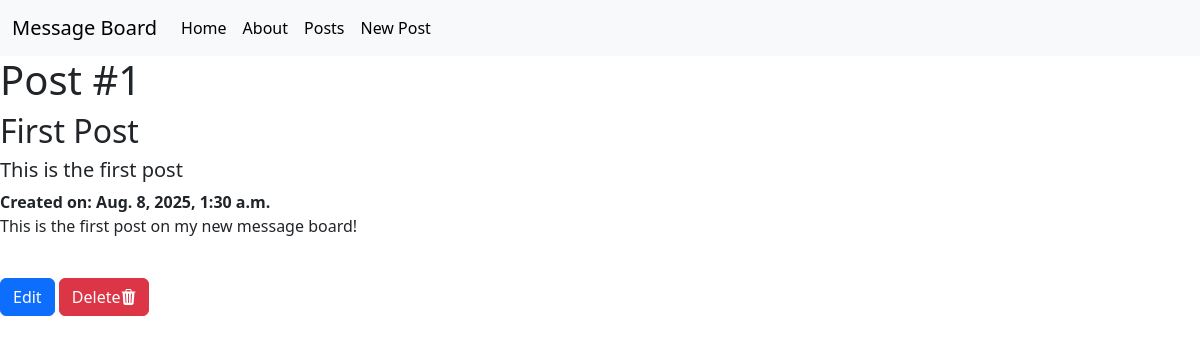
Page /posts/1/ on the earlier database version.
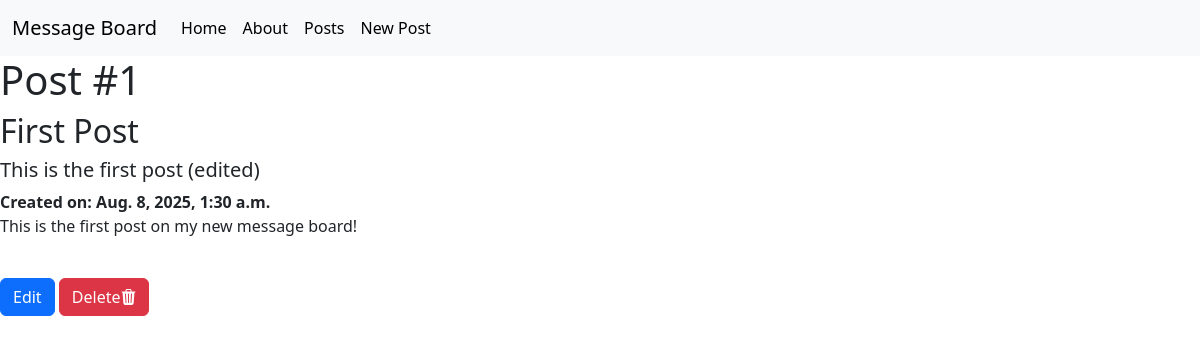
Same page on the later database version.
### post/models.py (models this page shows, shortened)
class Post(models.Model):
    title = models.CharField(max_length=128)
    subtitle = models.CharField(max_length=256)
    body = models.TextField()
    created_on = models.DateTimeField(auto_now_add=True)

### post/views.py (the view)
# urls.py: path('<int:pk>/',PostDetailView.as_view(), name="post_detail"),#--this will retrieve a single element form the db, the primary key (pk) is an integer(int)--
class PostDetailView(DetailView):
    template_name = "posts/detail.html"
    model = Post
    context_object_name = "single_post"

### templates/posts/detail.html (shortened to what this page needs)
{% extends 'base.html' %}
{% block content %}
    <h1>Post #{{single_post.id}}</h1>
    <h2>{{single_post.title}}</h2>
    <h5>{{single_post.subtitle}}</h5>
    <strong>Created on: {{single_post.created_on}}</strong>
    <p>{{single_post.body}}</p>
    <br/>
    <a href="{% url 'post_edit' single_post.id %}"  class="btn btn-primary" class="bi bi-pencil-square">Edit</a>
    <a href="{% url 'post_delete' single_post.id %}"  class="btn btn-danger">Delete<i class="bi bi-trash3-fill"></i></a>
{% endblock %}

Differences in the rows shown:
changed Post "First Post": subtitle "This is the first post" → "This is the first post (edited)"
